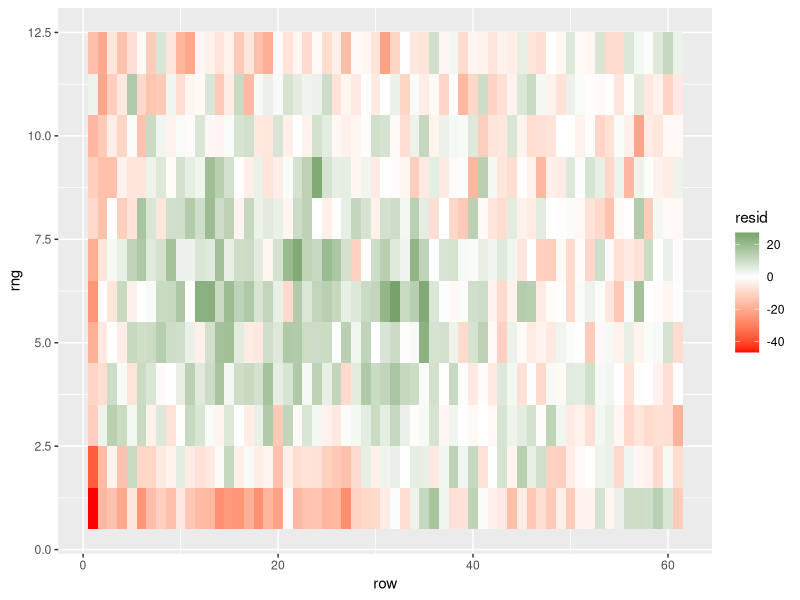
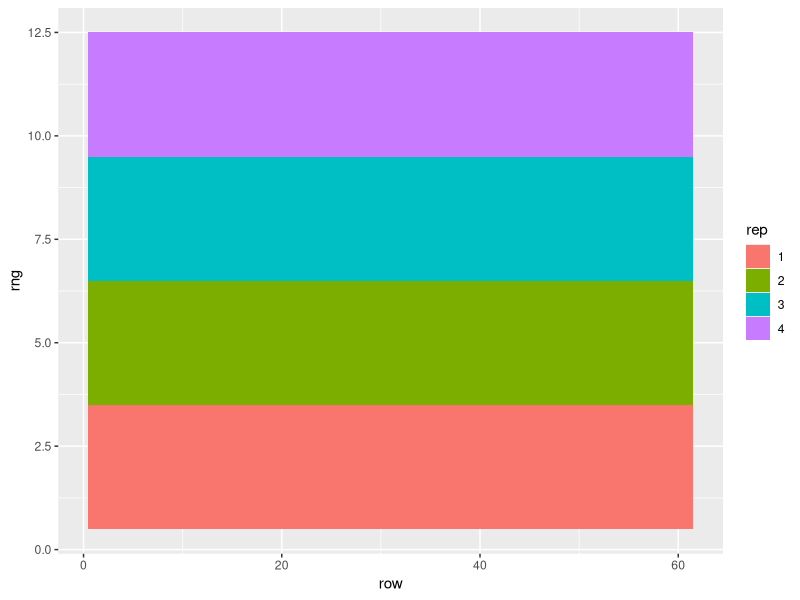
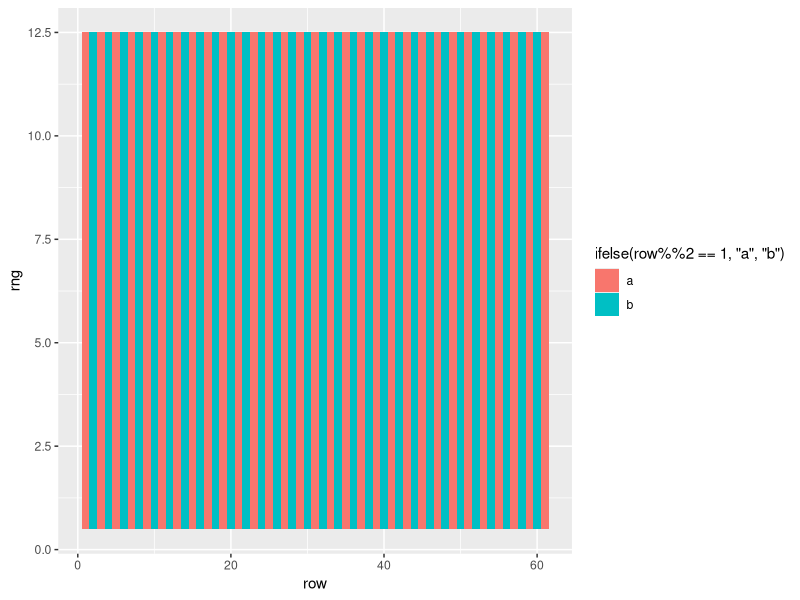

Recreate these plots in R, in order.
library(tidyverse)
library(broom)
# load the full tidyverse just to keep things simple 

# first load our nursery data

nurs_data <- read_csv("./input_data/nursery_data_2019/plot_means.csv") |> 
  rename(rng = range) |> 
  select(rng, row, leaf_hgt_2020)

head(nurs_data)

nurs_plan <- read_csv("./input_data/nursery_data_2019/field_plan.csv") |> 
  rename(population = blk) |> 
  select(-old_plant_no)

head(nurs_plan)

# use left_join here
nurs_2 <- left_join(nurs_plan, nurs_data) |> 
  # convert replication to character to fit model via mutate_at()
  mutate_at(vars(rep), as.character)

head(nurs_2)

mod <- lm(leaf_hgt_2020 ~ rng + row + hs, data = nurs_2)
summary(aov(mod))

nurs_3 <- nurs_2 |> 
  # use transmute to only keep relevant variables
  transmute(rng, row, rep, resid = mod$residuals)

head(nurs_3)

######## moisture gradient within a field

# finally, make our plot
nurs_3 |> 
  ggplot(aes(x = row, y = rng)) + 
  # use geom_tile to make heatmaps
  geom_tile(aes(fill = resid)) + 
  # lets make a gradient
  # we need to supply a value for our gradient
  scale_fill_gradient2(low = "red", midpoint = median(nurs_3$resid), high = "darkgreen")

# thus we can see pattern of spatial variation within the nursery (wet and dry portions, edge effects)

# https://ggplot2.tidyverse.org/reference/scale_gradient.html

#### trivial but very useful below, especially when your fields get complicated! #########

# answer the question of whether we made/ numbered our field plan correctly

nurs_3 |> 
  ggplot(aes(x = row, y = rng)) + 
  geom_tile(aes(fill = rep))

# test if rows are correctly coded even / odd
nurs_3 |> 
  ggplot(aes(x = row, y = rng)) + 
  # note modulus operator to test for odd
  geom_tile(aes(fill = ifelse(row %% 2 == 1, "a", "b")))
